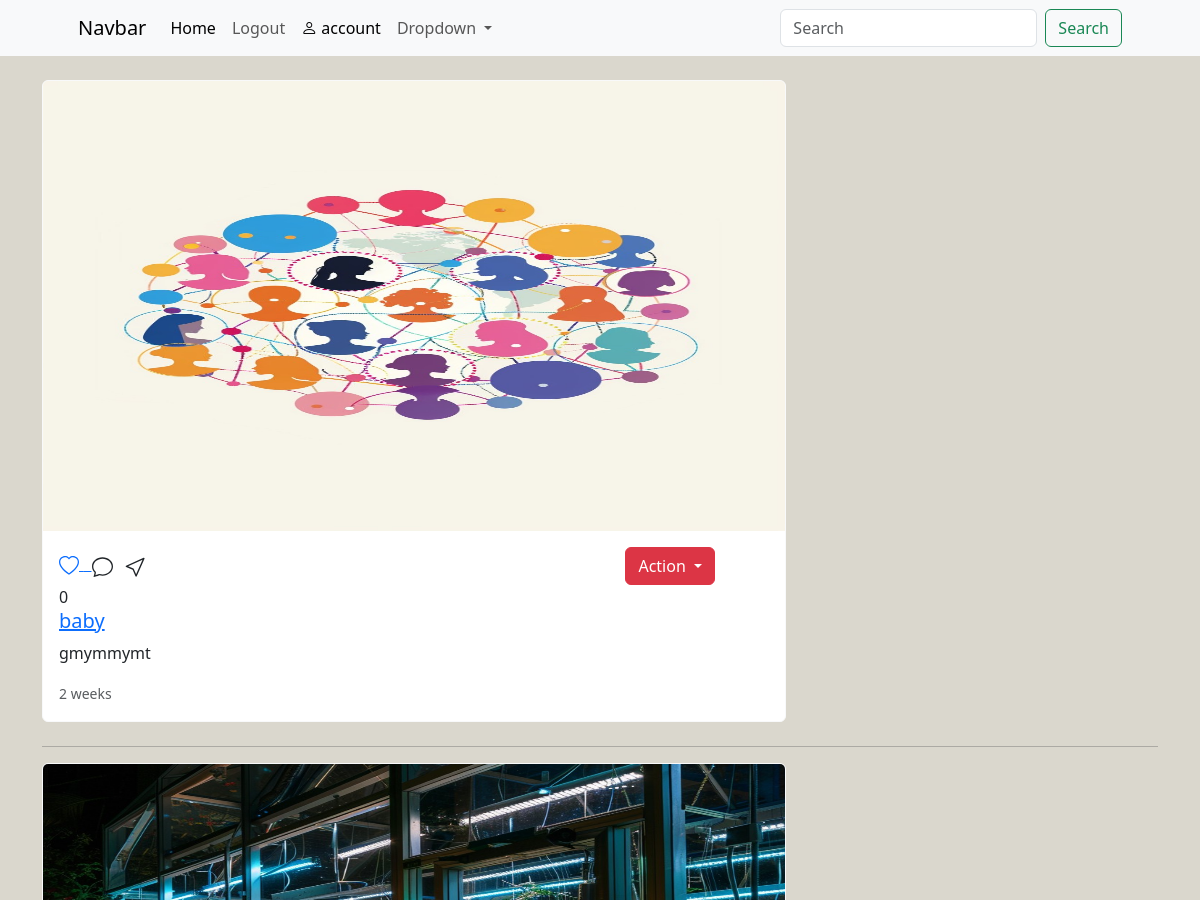
The app's page / (signed in, upper part), older data.
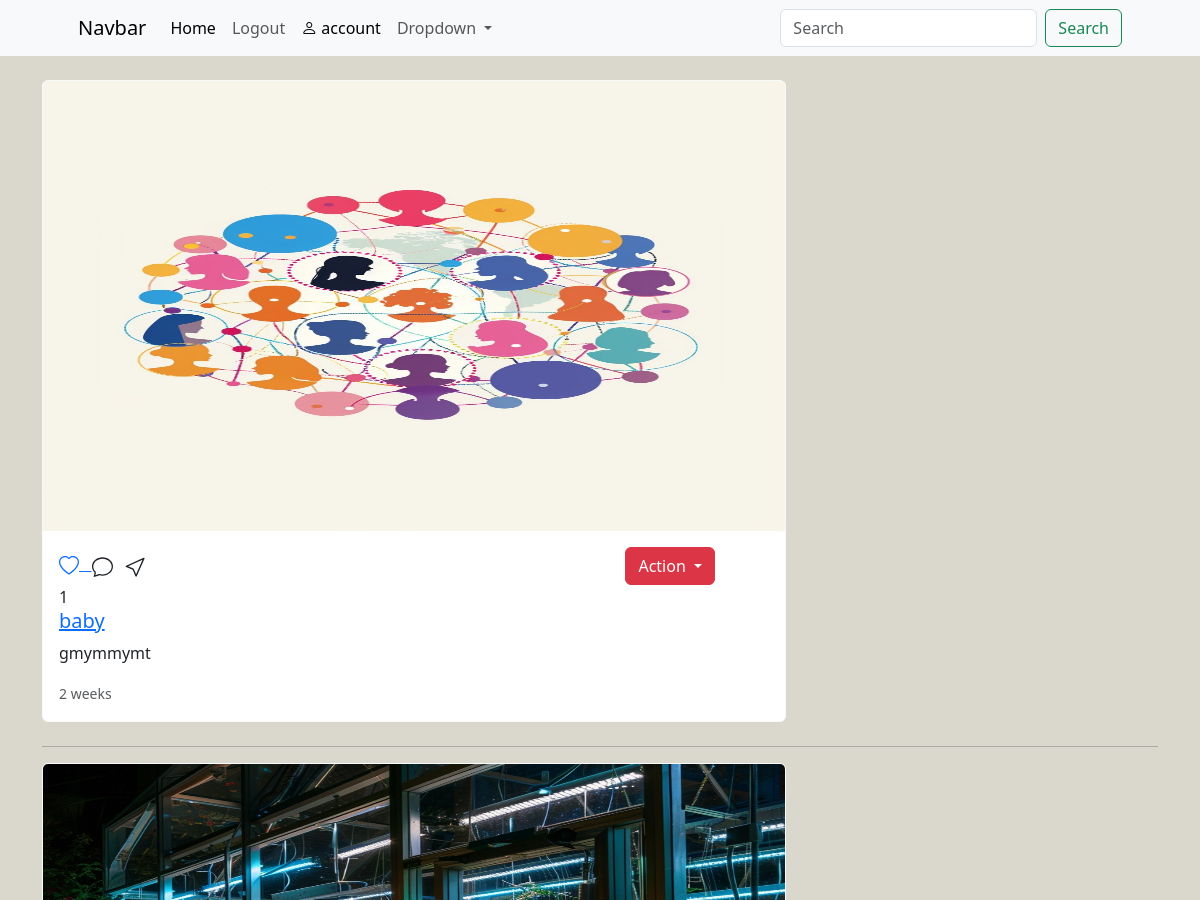
The same page, newer data.
### main/models.py (models this page shows, shortened)
class Post(models.Model):
    user = models.ForeignKey(User,on_delete=models.CASCADE)
    image = models.ImageField(upload_to='posts/')
    caption = models.TextField(blank=True)
    create_at = models.DateTimeField(auto_now_add=True)
    likes = models.IntegerField(default=0)

### main/views.py (the view)
# urls.py: 2. Add a URL to urlpatterns:  path('', views.home, name='home')
def home(request):
    posts = Post.objects.all().order_by('-create_at')
    context = {"posts":posts,}
    return render(request,'home.html',context)

### templates/home.html (shortened to what this page needs)
{% extends 'partial/main.html' %}
{% load static %}
{% block content %}
<br>
<div class="container">
    <div class="row">
        <div class="col-12">
            {% for post in posts%}
            <div class="card col-sm-8 mb-4 card border-light">
                <a href="{% url 'post_detail' post.id %}"><img src="{{post.image.url}}" class="card-img-top" alt="..." height="450"></a>
                <div class="card-body">
                    <div class="run">
                        <a href="{% url 'like_detail' post.id %}">
                        </a>
                            <div class="btn-group">
                                <button type="button" class="btn btn-danger dropdown-toggle" data-bs-toggle="dropdown" aria-expanded="false">
                                  Action
                                </button>
                            </div>
                    </div>
                    {{post.likes}}
                <a href="{% url 'profile' post.user.username %}"><h5 class="card-title">{{post.user}}</h5> </a>
                <p class="card-text">{{post.caption}}</p>
                <p class="card-text"><small class="text-body-secondary">{{post.create_at|timesince}}</small></p>
                </div>
            </div>
            <hr>
            {% endfor %}
        </div>
</div>
{% endblock %}

Row changes from the older to the newer data that the page shows:
changed Post "gmymmymt": likes "0" → "1"
